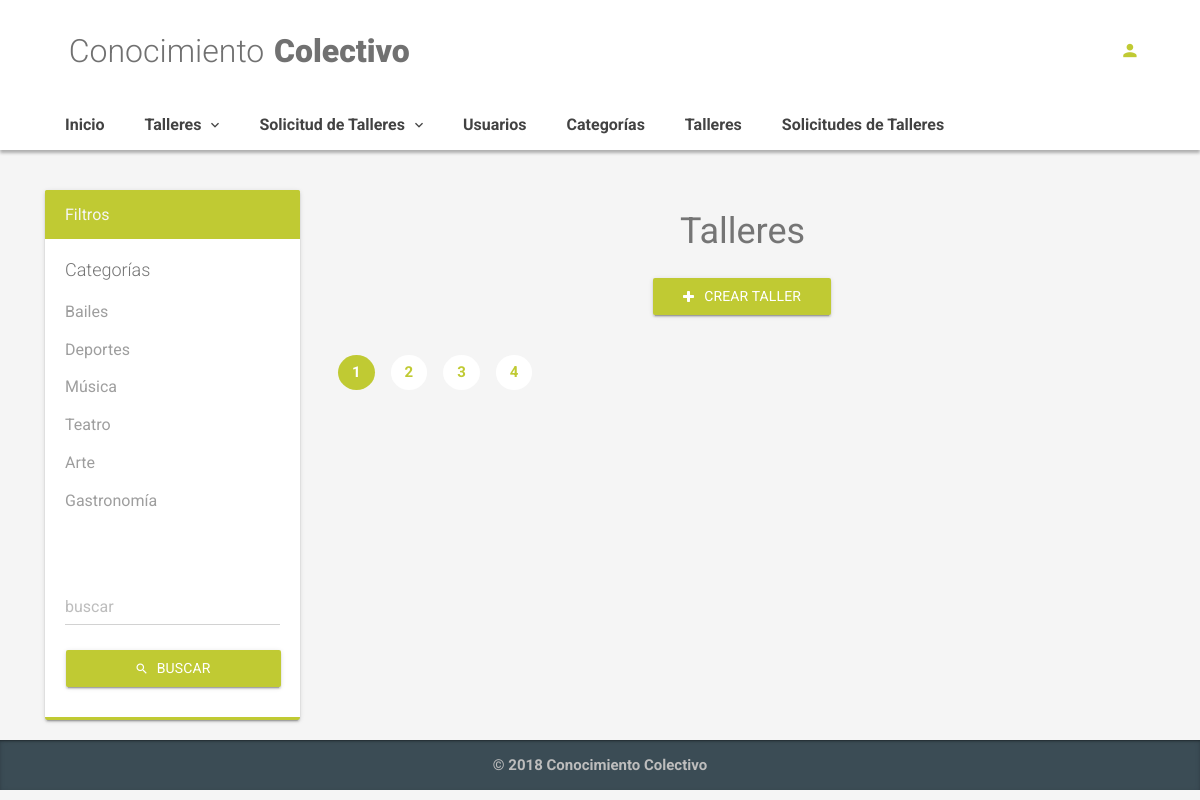
Before: /index.php/workshop with the older database file.
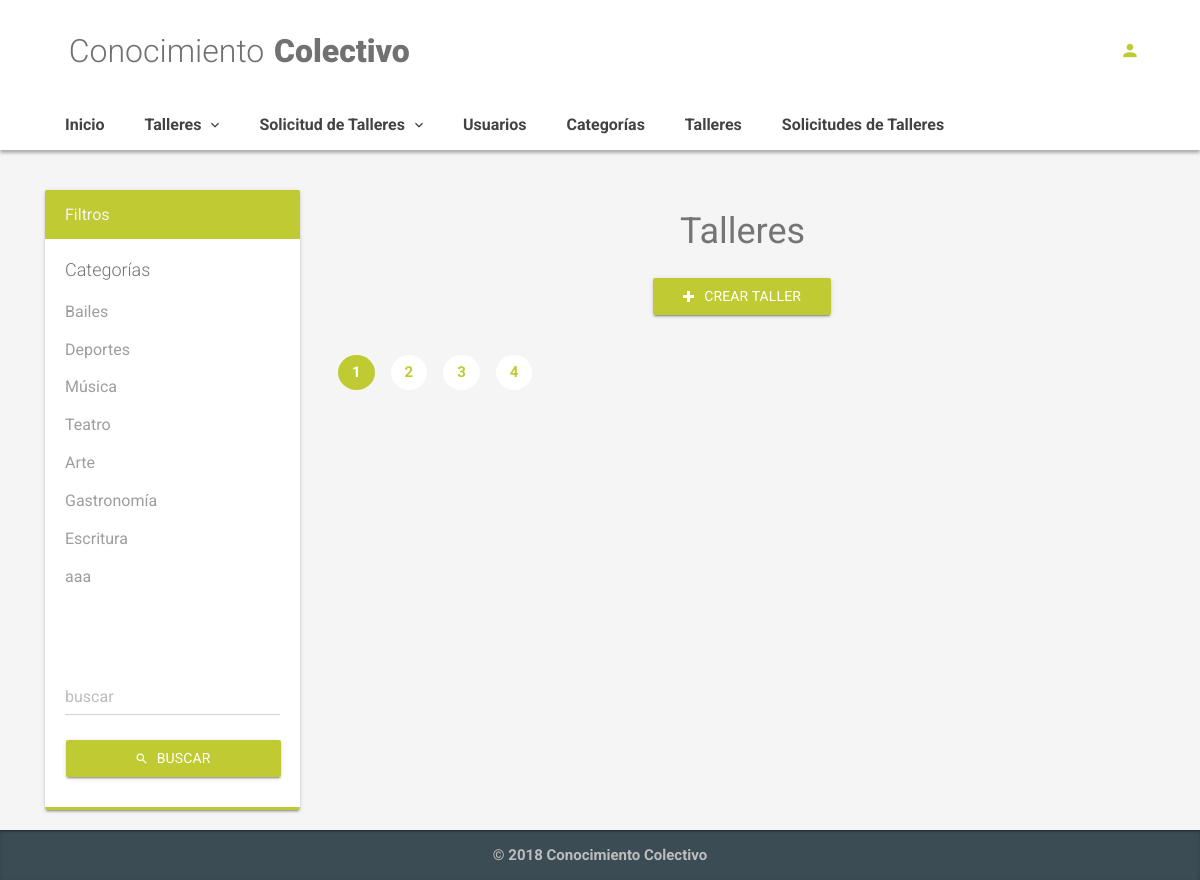
After: the same page with the newer database file.
### tables this page shows
CREATE TABLE `categories` (
  `id` int(11) NOT NULL AUTO_INCREMENT,
  `name` varchar(20) NOT NULL,
  `parent_id` int(11) DEFAULT NULL,
  `removed` enum('Activo','Eliminado') DEFAULT NULL,
  PRIMARY KEY (`id`)
);

### application/controllers/Workshop.php (called while the page is built, shortened)
<?php
class Workshop extends CI_Controller {
    public function __construct() {
		$this->load->model('workshop_model');
	}
	public function index() {
		$rp = 2;
		$category = (isset($_GET['category']))? $_GET['category']:[];
		$q = (isset($_GET['q']))? $_GET['q']:'';
		$page = (isset($_GET['page']))? $_GET['page']:'1';
		$wrk = $this->workshop_model->search_by_category_title($page,$category,$q,$rp);
		$num_pages = $this->workshop_model->get_total_search($category,$q,$rp);
		$catlist = $this->workshop_model->get_categories_list();
		$dataView=[
			'page'=>'workshop',
			'lists'=>$wrk ,
			'lis'=>$catlist,
			'q'=>$q,
			'category'=>$category,
			'pagination'=>$page,
			'num_pages'=>$num_pages,
		];
		$this->load->view('template/basic',$dataView);
	}
}

### index.php (called while the page is built, shortened)
<?php
require_once BASEPATH.'core/CodeIgniter.php';

### application/models/Workshop_model.php (called while the page is built, shortened)
<?php
class Workshop_model extends CI_Model {
   public function get_categories_list(){
    $sql = "SELECT
           id,
           name
      FROM
        categories;";
        $query = $this->db->query($sql);
        return $query->result_array();
    }
  public function get_total_search($category,$q,$rp){
    $sql = $this->get_sql_search($category,$q);
    $query = $this->db->query($sql);
    $total = $query->num_rows();
    return ceil($total/$rp);
  }
    public function get_sql_search($category,$q){
          $sql = "SELECT
              w.id AS w_id,
              w.title,
              w.description,
              DATE_FORMAT(w.start_date,'%d-%m-%Y %l:%i %p') AS start_date,
              DATE_FORMAT(w.final_date,'%d-%m-%Y %l:%i %p') AS final_date,
              w.level,
              w.amount,
              w.removed,
              c.id,
              c.name,
              sc.sub_name
            FROM
              workshops AS w
              INNER JOIN categories AS c
                ON w.`category_id` = c.`id`
                INNER JOIN subcategories AS sc
                ON w.`subcategory_id` = sc.`id`
                WHERE w.removed = 'Activo'
                 ";
      $sql.=" ORDER BY w.id ";
      return $sql;
    }
}

### application/views/workshop.php (the view, shortened to what this page needs)
<div class="container">
	<div class="row">
		<div class="col-lg-3">
			<div class="card card-primary">
				<div class="card-header">
					<h3 class="card-title">Filtros</h3>
				</div>
				<div class="card-body">
					<form class="form-horizontal" id="workshop_form">
						<h4 class="mb-1 no-mt">Categorías</h4>
						<fieldset>
							<?php foreach($lis as $rowc){
								$isselect = (isset($category[$rowc['id']]))? 'checked':'';  ?>
							<div class="form-group no-mt">
								<div class="checkbox">
									<label>
										<?php echo $rowc['name']?> </label>
								</div>
								<?php }?>
						</fieldset>
						<div class="form-group">
							<input type="text" name="q" class="form-control" value="<?php echo $q?>" placeholder="buscar" > </div>
						<button type="submit" class="btn btn-primary btn-raised btn-block">
							<i class="zmdi zmdi-search"></i>Buscar</button>
					</form>
					</div>
				</div>
			</div>
			<div class="col-lg-9">
				<h1 align="center">
					<strong>Talleres</strong>
				</h1>
				<p class="text-center">
					<a href="<?php echo site_url('workshop/create')?>" class="btn btn-primary btn-raised text-right" role="button">
						<i class="fa fa-plus"></i>Crear Taller</a>
				</p>
				<nav id="workshop_navigate_list" aria-label="Page navigation">
					<ul class="pagination pagination-plain">
            <?php for($page_i = 1;$page_i<=$num_pages && $num_pages>1;$page_i++){?>
						<li class="page-item <?php echo ($page_i==$pagination)? 'active':'';?>">
							<a class="page-link" href="<?php echo $page_i;?>"><?php echo $page_i;?></a>
						</li>
            <?php }?>
					</ul>
				</nav>
			</div>
		</div>
	</div>
</div>

Changed rows visible on the page:
added categories: name "Escritura"
added categories: name "aaa"
